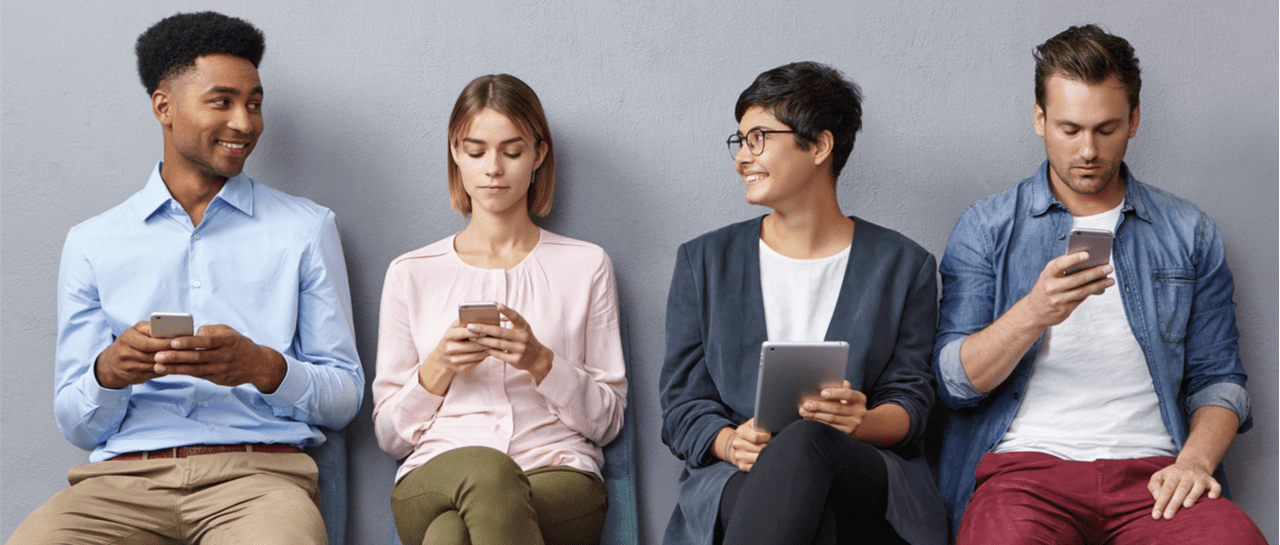
#> input picture assets/logo.jpg, 1280 x 545 px
$ python tutorial1.py
#> lines starting #> are read from the running program, lines starting #| are printed output that depends on the picture
import cv2

img = cv2.imread('assets/logo.jpg', -1)
#> img is the input picture: shape (545, 1280, 3); mean B, G, R 140.8, 135.7, 141.9
img = cv2.resize(img, (0, 0), fx=0.5, fy=0.5)
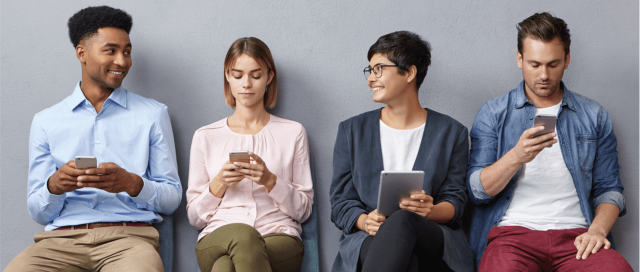
#> img: shape (272, 640, 3); mean B, G, R 141.1, 135.9, 142.1
img = cv2.rotate(img, cv2.cv2.ROTATE_180)
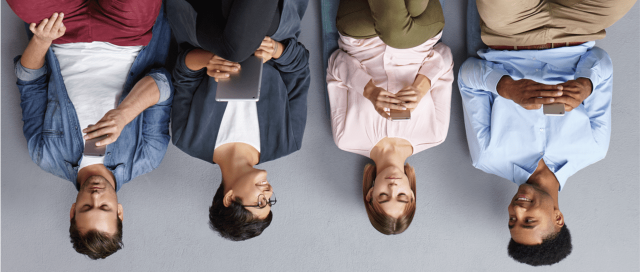
#> img: shape (272, 640, 3); mean B, G, R 141.1, 135.9, 142.1

cv2.imwrite('new_img.jpg', img)

cv2.imshow('Image', img)
cv2.waitKey(0)
cv2.destroyAllWindows()
